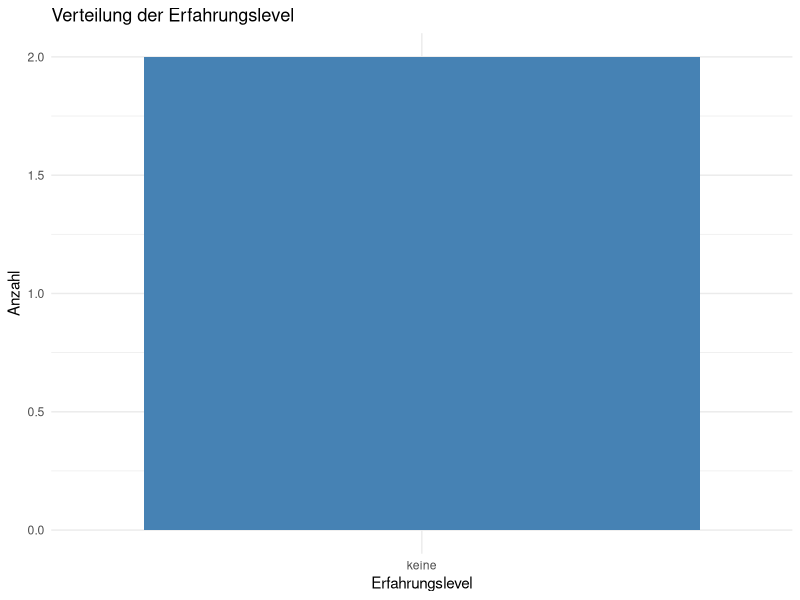
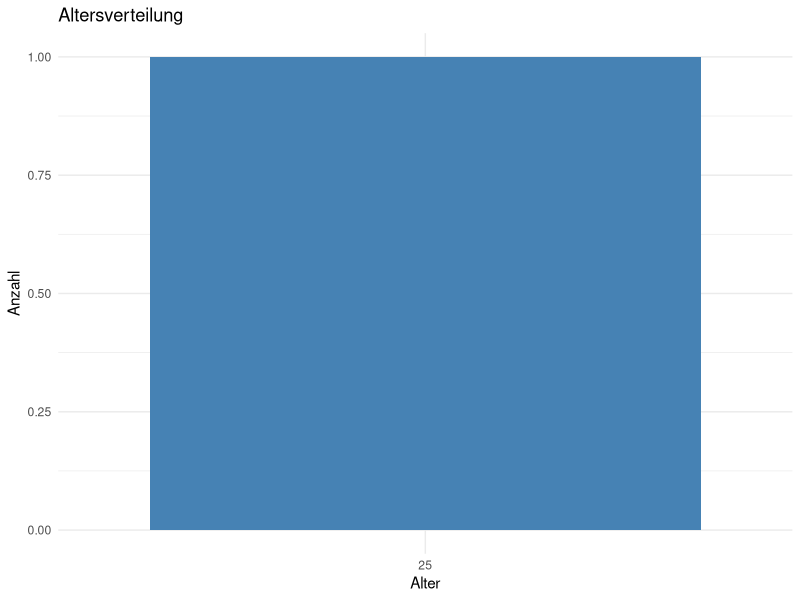
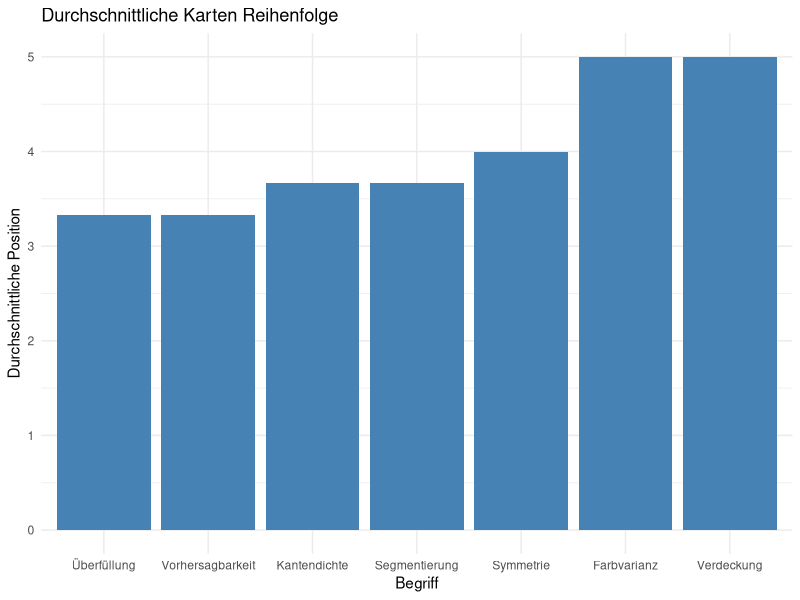
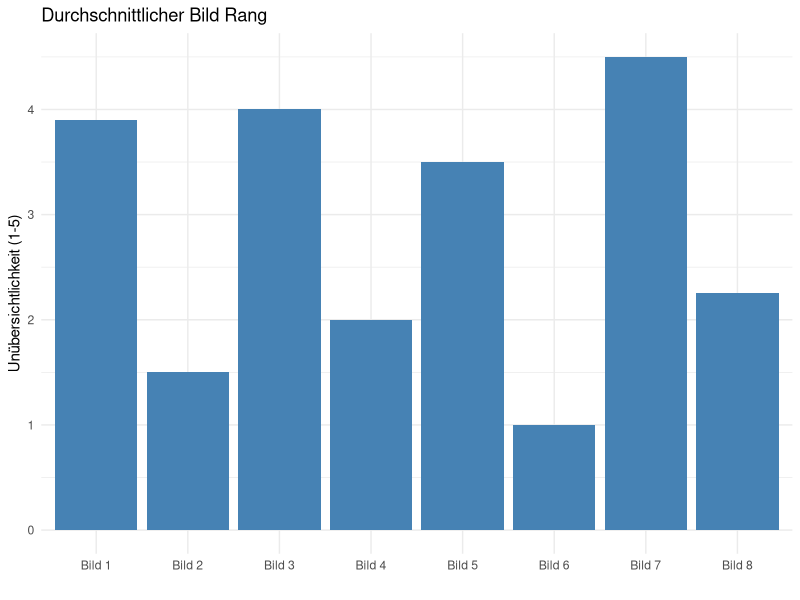

Write the R code that produced these figures, in order.
## ---- chunk 1
#| label: fig-exp
#| echo: false
#| warning: false
#| fig-cap: Erfahrungslevel

library(ggplot2)
exp_lvls <- c(0,0)
# Namen der Levels
exp_names <- c(
  "keine",
  "wenig",
  "mäßig",
  "umfangreiche"
)

# Zahlen in Text umwandeln
experience <- exp_names[exp_lvls + 1]

# Dataframe
exp_data <- data.frame(
  Person = 1:length(experience),
  Erfahrung = experience
)

# Plot
ggplot(exp_data, aes(x = Erfahrung)) +
  geom_bar(fill = "steelblue") +
  labs(
    title = "Verteilung der Erfahrungslevel",
    x = "Erfahrungslevel",
    y = "Anzahl"
  ) +
  theme_minimal()
## ---- chunk 2
#| label: fig-age
#| echo: false
#| warning: false
#| fig-cap: Altersverteilung

library(ggplot2)

ages <- c(25)

# Dataframe erstellen
age_data <- data.frame(
  age = ages
)

# Plot
ggplot(age_data, aes(x = factor(age))) +
  geom_bar(fill = "steelblue") +
  labs(
    title = "Altersverteilung",
    x = "Alter",
    y = "Anzahl"
  ) +
  theme_minimal()
## ---- chunk 3
#| label: fig-card-Sort
#| echo: false
#| warning: false
#| fig-cap: Durchschnittliche Karten Reihenfolge

library(ggplot2)
library(tidyverse)

A3_1 <- c(6,4,7,1,5,3,2)
A3_2 <- c(3,5,6,4,2,7,1)
A3_4 <- c(3,1,2,6,4,5,7)
cards <- c("Symmetrie","Vorhersagbarkeit","Farbvarianz","Kantendichte","Segmentierung","Verdeckung","Überfüllung")

card_data <- data.frame(
  card = cards,
  order1 = A3_1,
  order2 = A3_2,
  order3 = A3_4
)

# Durchschnitt berechnen
card_data <- card_data %>%
  mutate(avg_order = rowMeans(across(starts_with("order"))))

# Plot
ggplot(card_data, aes(x = reorder(card, avg_order), y = avg_order)) +
  geom_col(fill = "steelblue") +
  labs(
    title = "Durchschnittliche Karten Reihenfolge",
    x = "Begriff",
    y = "Durchschnittliche Position"
  ) +
  theme_minimal()
## ---- chunk 4
#| label: fig-pic-ranks
#| echo: false
#| warning: false
#| fig-cap: Bild Unübersichtlichkeit

library(ggplot2)
library(tidyverse)

A3_1 <- c(3,1,5,1,3,1,4,2)
A3_4 <- c(4.8,2,3,3,4,1,5,2.5)

pics <- c("Bild 1","Bild 2","Bild 3","Bild 4","Bild 5","Bild 6","Bild 7","Bild 8")

rank_data <- data.frame(
  pic = pics,
  ranks1 = A3_1,
  ranks2 = A3_4
)

# Durchschnitt berechnen
rank_data <- rank_data %>%
  mutate(avg_rank = rowMeans(across(starts_with("ranks"))))

# Plot
ggplot(rank_data, aes(x = pic, y = avg_rank)) +
  geom_col(fill = "steelblue") +
  labs(
    title = "Durchschnittlicher Bild Rang",
    x = " ",
    y = "Unübersichtlichkeit (1-5)"
  ) +
  theme_minimal()
